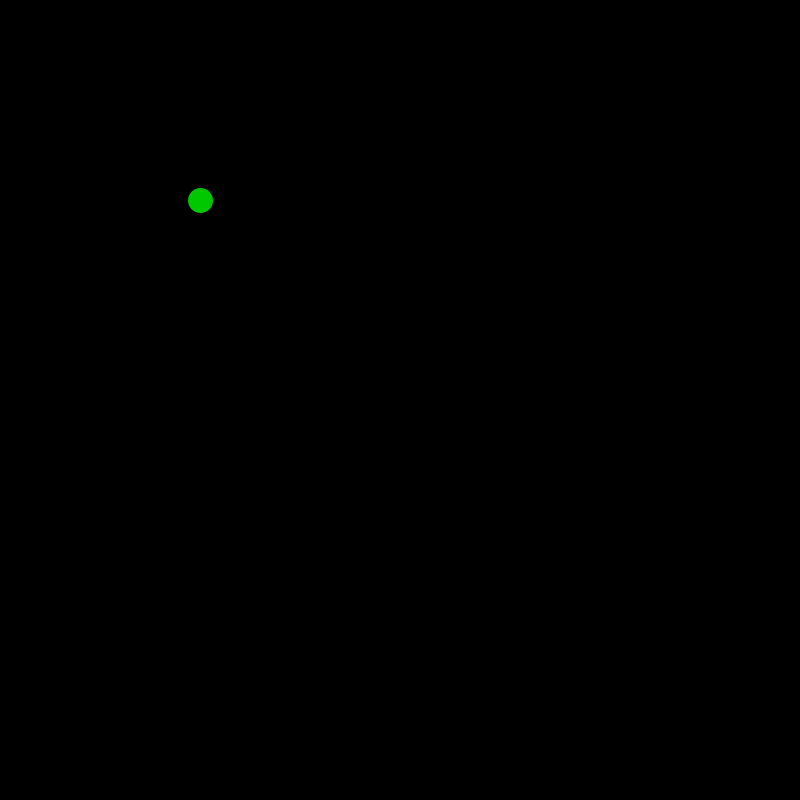
Frame 1 (no input)
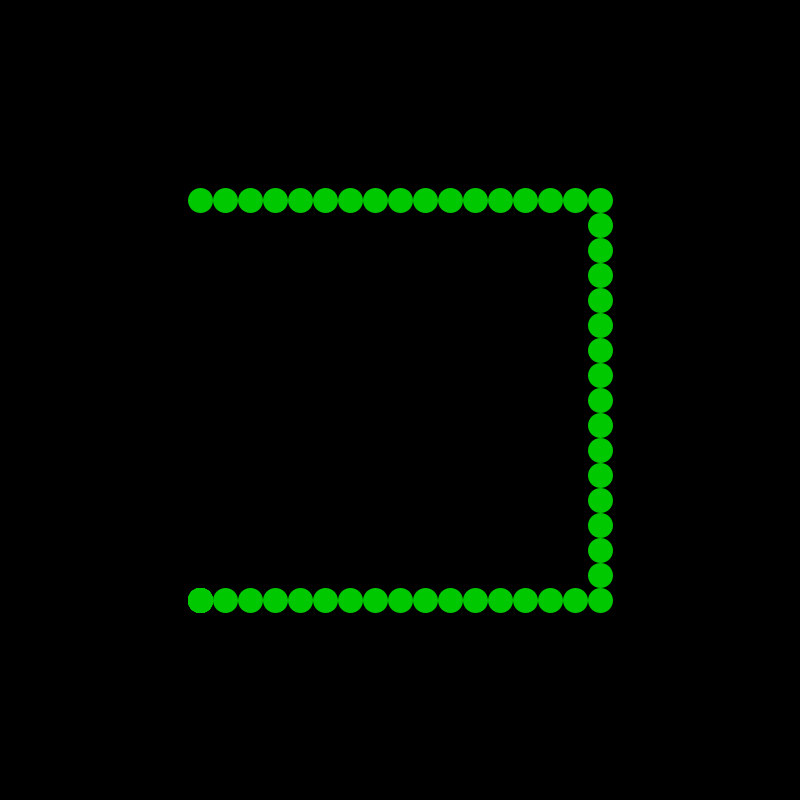
Frame 60 (the mouse pressed at the canvas centre just before this capture)
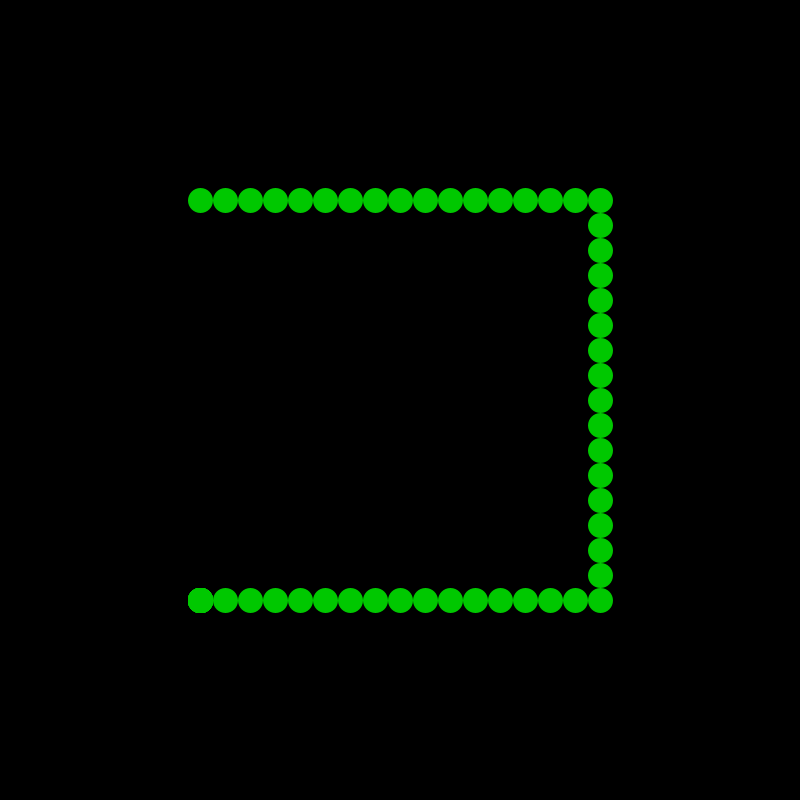
Frame 120 (the mouse held since frame 60 and released just before this capture)

The Processing sketch that drew these frames (run headless with seeded random() and noise(); from frame 60 on, the mouse is pressed at the canvas centre):

// Processing sketch: C17
// ── C17.pde
int x = 200;
int y = 200;
boolean yminus = true;
boolean yplus,xminus,xplus = false;

void setup()
{
  size(800,800);
  background(0);
  strokeWeight(25);
  stroke(0,200,0);
  frameRate(10);
}

void draw()
{
  point(x,y);
  if(x == 600 && y == 200)
  {
    xplus = false;
    yplus = true;
  }
  if(x == 600 && y == 600)
  {
    yminus = true;
    xminus = true;
  }
  if(x == 200 && y == 600)
  {
    xminus = false;    
    yminus = true;
  }
  if(x == 200 && y == 200)
  {
    yminus = false;
    xplus = true;
  }
  if(xplus)
  {
    x += 25;
  }
  if(yplus)
  {
    y += 25;
  }
  if(xminus)
  {
    x -= 25;
  }
  if(yminus == true)
  {
    y -= 25;
  }
}
